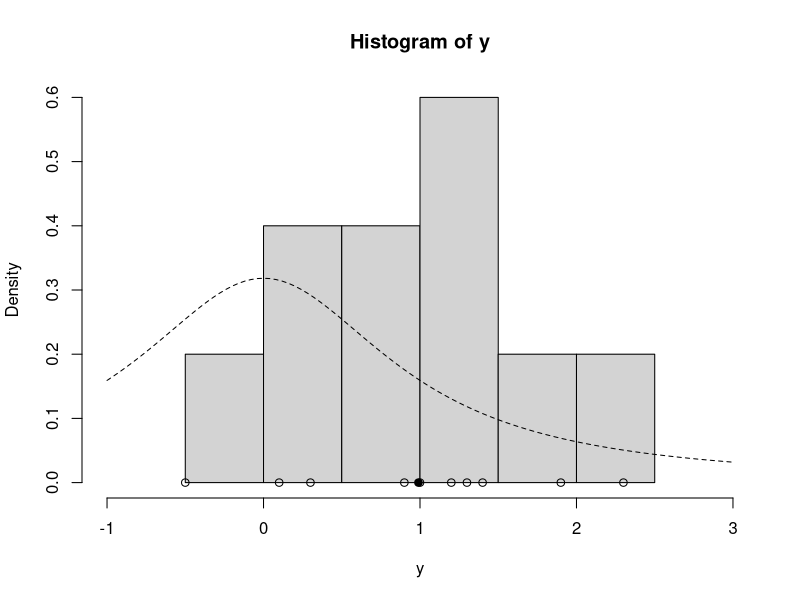
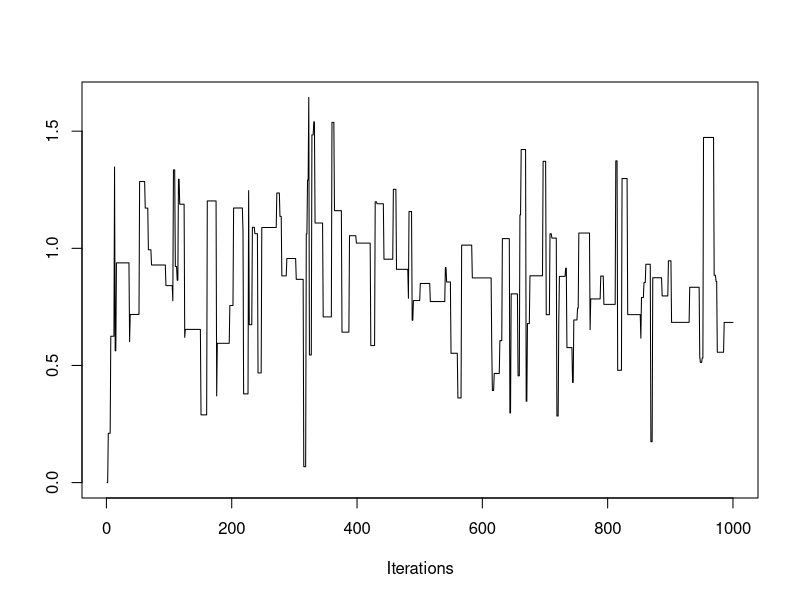
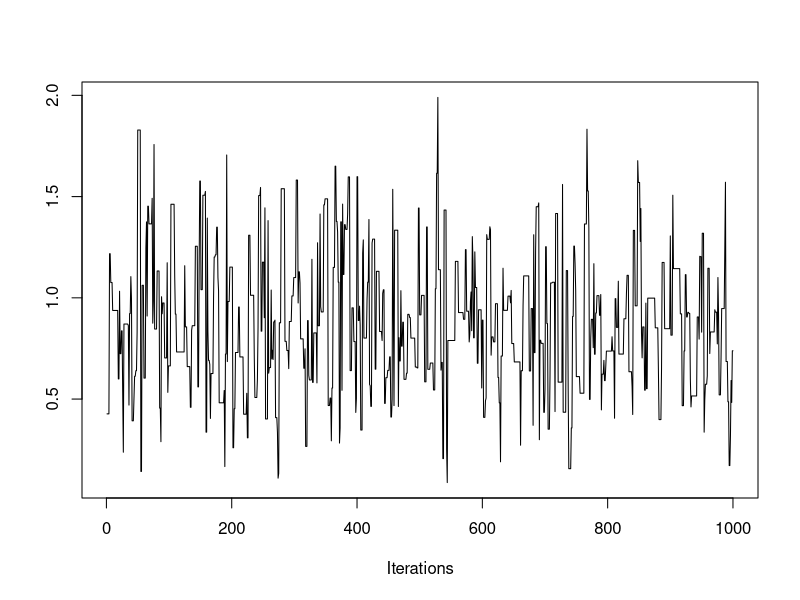

Write R code to recreate these figures, in order.
## ---- chunk 1
require("coda")
## ---- chunk 2
# data
y= c(1.2,1.4, -0.5, 0.3, 0.9,2.3,1.0,0.1,1.3,1.9)

# g function
lg = function(mu, n, ybar){
  mu2 = n*(ybar*mu - mu^2/2)-log(1+mu^2)
  return(mu2)
}

# random walk metroplis hastings sampler
mh = function(n, ybar, n_iter, mu_init, cand_sd){
  
  # step 1: initailize
  mu_out = numeric(n_iter)
  accpt = 0
  mu_now = mu_init
  lg_now = lg(mu_now, n, ybar)
  
  # step 2: iterate
  for(i in 1:n_iter){
    # 2a
    mu_cand = rnorm(n=1, mu_now, cand_sd) # draw a candidate
    
    # 2b
    lg_cand = lg(mu_cand, n, ybar) # evaluate log of g with the candidate
    lalpha = lg_cand -lg_now # log of acceptance ratio, thus substracting not dividing
    alpha = exp(lalpha)
    
    # 2c
    u= runif(1)
    if(u < alpha){
      mu_now = mu_cand
      accpt = accpt+1
      lg_now = lg_cand
    }
    
    # collect results
    mu_out[i] = mu_now # save iterations' value of mu
  }
  
  return( list(mu = mu_out, accpt=accpt/n_iter))
}
## ---- chunk 3
ybar = mean(y)
n = length(y)
hist(y, freq=FALSE, xlim=c(-1,3.0)) # hist of data
curve(dt(x=x, df=1), lty=2, add=TRUE) # prior
points(y, rep(0,n), pch=1) # individual data points
points(ybar, 0, pch=19)
## ---- chunk 4
set.seed(5)
post = mh(n, ybar, n_iter=1e3, mu_init=0, cand_sd =3.0)
str(post)
traceplot(as.mcmc(post$mu))
post$accpt
## ---- chunk 5
post = mh(n=n, ybar=ybar, n_iter=1e3, mu_init=0.0, cand_sd=0.05)
post$accpt
## ---- chunk 6
post = mh(n=n, ybar=ybar, n_iter=1e3, mu_init=0.0, cand_sd=0.9)
post$accpt
traceplot(as.mcmc(post$mu))
